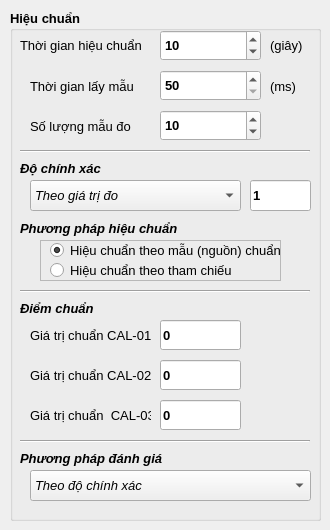
       <widget class="QWidget" name="tab_5">
        <attribute name="title">
         <string>Hiệu chuẩn</string>
        </attribute>
        <widget class="QGroupBox" name="groupBox_4">
         <property name="geometry">
          <rect>
           <x>10</x>
           <y>10</y>
           <width>311</width>
           <height>511</height>
          </rect>
         </property>
         <property name="font">
          <font>
           <pointsize>10</pointsize>
           <italic>false</italic>
           <bold>true</bold>
          </font>
         </property>
         <property name="title">
          <string>Hiệu chuẩn</string>
         </property>
         <widget class="QLabel" name="label_19">
          <property name="geometry">
           <rect>
            <x>10</x>
            <y>25</y>
            <width>131</width>
            <height>20</height>
           </rect>
          </property>
          <property name="font">
           <font>
            <pointsize>10</pointsize>
            <italic>false</italic>
            <bold>false</bold>
           </font>
          </property>
          <property name="text">
           <string>Thời gian hiệu chuẩn</string>
          </property>
         </widget>
         <widget class="QSpinBox" name="spinBox_calibTime">
          <property name="geometry">
           <rect>
            <x>150</x>
            <y>20</y>
            <width>101</width>
            <height>31</height>
           </rect>
          </property>
          <property name="font">
           <font>
            <pointsize>10</pointsize>
            <italic>false</italic>
            <bold>true</bold>
           </font>
          </property>
          <property name="minimum">
           <number>1</number>
          </property>
          <property name="maximum">
           <number>65000</number>
          </property>
          <property name="value">
           <number>10</number>
          </property>
         </widget>
         <widget class="QLabel" name="label_20">
          <property name="geometry">
           <rect>
            <x>260</x>
            <y>25</y>
            <width>41</width>
            <height>20</height>
           </rect>
          </property>
          <property name="font">
           <font>
            <pointsize>10</pointsize>
            <italic>false</italic>
            <bold>false</bold>
           </font>
          </property>
          <property name="text">
           <string>(giây)</string>
          </property>
         </widget>
         <widget class="QLabel" name="label_21">
          <property name="geometry">
           <rect>
            <x>20</x>
            <y>66</y>
            <width>111</width>
            <height>20</height>
           </rect>
          </property>
          <property name="font">
           <font>
            <pointsize>10</pointsize>
            <italic>false</italic>
            <bold>false</bold>
           </font>
          </property>
          <property name="text">
           <string>Thời gian lấy mẫu</string>
          </property>
         </widget>
         <widget class="QSpinBox" name="spinBox_calibSampleTime">
          <property name="geometry">
           <rect>
            <x>150</x>
            <y>60</y>
            <width>101</width>
            <height>31</height>
           </rect>
          </property>
          <property name="font">
           <font>
            <pointsize>10</pointsize>
            <italic>false</italic>
            <bold>true</bold>
           </font>
          </property>
          <property name="minimum">
           <number>50</number>
          </property>
          <property name="maximum">
           <number>65000</number>
          </property>
         </widget>
         <widget class="QSpinBox" name="spinBox_sampleNumber">
          <property name="geometry">
           <rect>
            <x>150</x>
            <y>100</y>
            <width>101</width>
            <height>31</height>
           </rect>
          </property>
          <property name="font">
           <font>
            <pointsize>10</pointsize>
            <italic>false</italic>
            <bold>true</bold>
           </font>
          </property>
          <property name="minimum">
           <number>1</number>
          </property>
          <property name="maximum">
           <number>65000</number>
          </property>
          <property name="value">
           <number>10</number>
          </property>
         </widget>
         <widget class="QLabel" name="label_22">
          <property name="geometry">
           <rect>
            <x>20</x>
            <y>106</y>
            <width>111</width>
            <height>20</height>
           </rect>
          </property>
          <property name="font">
           <font>
            <pointsize>10</pointsize>
            <italic>false</italic>
            <bold>false</bold>
           </font>
          </property>
          <property name="text">
           <string>Số lượng mẫu đo</string>
          </property>
         </widget>
         <widget class="QLabel" name="label_23">
          <property name="geometry">
           <rect>
            <x>260</x>
            <y>66</y>
            <width>31</width>
            <height>20</height>
           </rect>
          </property>
          <property name="font">
           <font>
            <pointsize>10</pointsize>
            <italic>false</italic>
            <bold>false</bold>
           </font>
          </property>
          <property name="text">
           <string>(ms)</string>
          </property>
         </widget>
         <widget class="QComboBox" name="comboBox_accuracySelect">
          <property name="geometry">
           <rect>
            <x>20</x>
            <y>170</y>
            <width>211</width>
            <height>31</height>
           </rect>
          </property>
          <property name="font">
           <font>
            <pointsize>10</pointsize>
            <italic>true</italic>
            <bold>false</bold>
           </font>
          </property>
          <item>
           <property name="text">
            <string>Theo giá trị đo</string>
           </property>
          </item>
          <item>
           <property name="text">
            <string>Theo phần trăm (%RD - reading)</string>
           </property>
          </item>
          <item>
           <property name="text">
            <string>Theo toàn thang đo (%FS - fullscale)</string>
           </property>
          </item>
         </widget>
         <widget class="QLabel" name="label_24">
          <property name="geometry">
           <rect>
            <x>10</x>
            <y>150</y>
            <width>91</width>
            <height>16</height>
           </rect>
          </property>
          <property name="font">
           <font>
            <pointsize>10</pointsize>
            <italic>true</italic>
            <bold>true</bold>
           </font>
          </property>
          <property name="text">
           <string>Độ chính xác</string>
          </property>
         </widget>
         <widget class="QLineEdit" name="lineEdit_accuracy">
          <property name="geometry">
           <rect>
            <x>240</x>
            <y>170</y>
            <width>61</width>
            <height>31</height>
           </rect>
          </property>
          <property name="text">
           <string>1</string>
          </property>
         </widget>
         <widget class="QFrame" name="frame_2">
          <property name="geometry">
           <rect>
            <x>30</x>
            <y>230</y>
            <width>241</width>
            <height>41</height>
           </rect>
          </property>
          <property name="frameShape">
           <enum>QFrame::StyledPanel</enum>
          </property>
          <property name="frameShadow">
           <enum>QFrame::Raised</enum>
          </property>
          <widget class="QRadioButton" name="radioButton_standardSample">
           <property name="geometry">
            <rect>
             <x>10</x>
             <y>0</y>
             <width>241</width>
             <height>20</height>
            </rect>
           </property>
           <property name="font">
            <font>
             <pointsize>10</pointsize>
             <italic>false</italic>
             <bold>false</bold>
            </font>
           </property>
           <property name="text">
            <string>Hiệu chuẩn theo mẫu (nguồn) chuẩn</string>
           </property>
           <property name="checked">
            <bool>true</bool>
           </property>
          </widget>
          <widget class="QRadioButton" name="radioButton_referenceSample">
           <property name="geometry">
            <rect>
             <x>10</x>
             <y>20</y>
             <width>201</width>
             <height>20</height>
            </rect>
           </property>
           <property name="font">
            <font>
             <pointsize>10</pointsize>
             <italic>false</italic>
             <bold>false</bold>
            </font>
           </property>
           <property name="text">
            <string>Hiệu chuẩn theo tham chiếu</string>
           </property>
          </widget>
         </widget>
         <widget class="QLabel" name="label_25">
          <property name="geometry">
           <rect>
            <x>10</x>
            <y>440</y>
            <width>161</width>
            <height>16</height>
           </rect>
          </property>
          <property name="font">
           <font>
            <pointsize>10</pointsize>
            <italic>true</italic>
            <bold>true</bold>
           </font>
          </property>
          <property name="text">
           <string>Phương pháp đánh giá</string>
          </property>
         </widget>
         <widget class="QLineEdit" name="lineEdit_standardValue_01">
          <property name="geometry">
           <rect>
            <x>150</x>
            <y>310</y>
            <width>81</width>
            <height>30</height>
           </rect>
          </property>
          <property name="text">
           <string>0</string>
          </property>
         </widget>
         <widget class="QComboBox" name="comboBox_evaluateSelect">
          <property name="geometry">
           <rect>
            <x>20</x>
            <y>460</y>
            <width>281</width>
            <height>31</height>
           </rect>
          </property>
          <property name="font">
           <font>
            <pointsize>10</pointsize>
            <italic>true</italic>
            <bold>false</bold>
           </font>
          </property>
          <item>
           <property name="text">
            <string>Theo độ chính xác</string>
           </property>
          </item>
          <item>
           <property name="text">
            <string>Theo độ lệch chuẩn</string>
           </property>
          </item>
         </widget>
         <widget class="QLabel" name="label_26">
          <property name="geometry">
           <rect>
            <x>20</x>
            <y>315</y>
            <width>121</width>
            <height>20</height>
           </rect>
          </property>
          <property name="font">
           <font>
            <pointsize>10</pointsize>
            <italic>false</italic>
            <bold>false</bold>
           </font>
          </property>
          <property name="text">
           <string>Giá trị chuẩn CAL-01:</string>
          </property>
         </widget>
         <widget class="QLabel" name="label_27">
          <property name="geometry">
           <rect>
            <x>20</x>
            <y>355</y>
            <width>121</width>
            <height>20</height>
           </rect>
          </property>
          <property name="font">
           <font>
            <pointsize>10</pointsize>
            <italic>false</italic>
            <bold>false</bold>
           </font>
          </property>
          <property name="text">
           <string>Giá trị chuẩn CAL-02:</string>
          </property>
         </widget>
         <widget class="QLineEdit" name="lineEdit_standardValue_02">
          <property name="geometry">
           <rect>
            <x>150</x>
            <y>350</y>
            <width>81</width>
            <height>30</height>
           </rect>
          </property>
          <property name="text">
           <string>0</string>
          </property>
         </widget>
         <widget class="QLineEdit" name="lineEdit_standardValue_03">
          <property name="geometry">
           <rect>
            <x>150</x>
            <y>390</y>
            <width>81</width>
            <height>30</height>
           </rect>
          </property>
          <property name="text">
           <string>0</string>
          </property>
         </widget>
         <widget class="QLabel" name="label_28">
          <property name="geometry">
           <rect>
            <x>20</x>
            <y>395</y>
            <width>121</width>
            <height>20</height>
           </rect>
          </property>
          <property name="font">
           <font>
            <pointsize>10</pointsize>
            <italic>false</italic>
            <bold>false</bold>
           </font>
          </property>
          <property name="text">
           <string>Giá trị chuẩn  CAL-03:</string>
          </property>
         </widget>
         <widget class="QLabel" name="label_29">
          <property name="geometry">
           <rect>
            <x>10</x>
            <y>210</y>
            <width>171</width>
            <height>16</height>
           </rect>
          </property>
          <property name="font">
           <font>
            <pointsize>10</pointsize>
            <italic>true</italic>
            <bold>true</bold>
           </font>
          </property>
          <property name="text">
           <string>Phương pháp hiệu chuẩn</string>
          </property>
         </widget>
         <widget class="QLabel" name="label_30">
          <property name="geometry">
           <rect>
            <x>10</x>
            <y>290</y>
            <width>161</width>
            <height>16</height>
           </rect>
          </property>
          <property name="font">
           <font>
            <pointsize>10</pointsize>
            <italic>true</italic>
            <bold>true</bold>
           </font>
          </property>
          <property name="text">
           <string>Điểm chuẩn</string>
          </property>
         </widget>
         <widget class="Line" name="line">
          <property name="geometry">
           <rect>
            <x>10</x>
            <y>140</y>
            <width>290</width>
            <height>3</height>
           </rect>
          </property>
          <property name="orientation">
           <enum>Qt::Horizontal</enum>
          </property>
         </widget>
         <widget class="Line" name="line_3">
          <property name="geometry">
           <rect>
            <x>10</x>
            <y>280</y>
            <width>290</width>
            <height>3</height>
           </rect>
          </property>
          <property name="orientation">
           <enum>Qt::Horizontal</enum>
          </property>
         </widget>
         <widget class="Line" name="line_4">
          <property name="geometry">
           <rect>
            <x>10</x>
            <y>430</y>
            <width>290</width>
            <height>3</height>
           </rect>
          </property>
          <property name="orientation">
           <enum>Qt::Horizontal</enum>
          </property>
         </widget>
        </widget>
       </widget>
